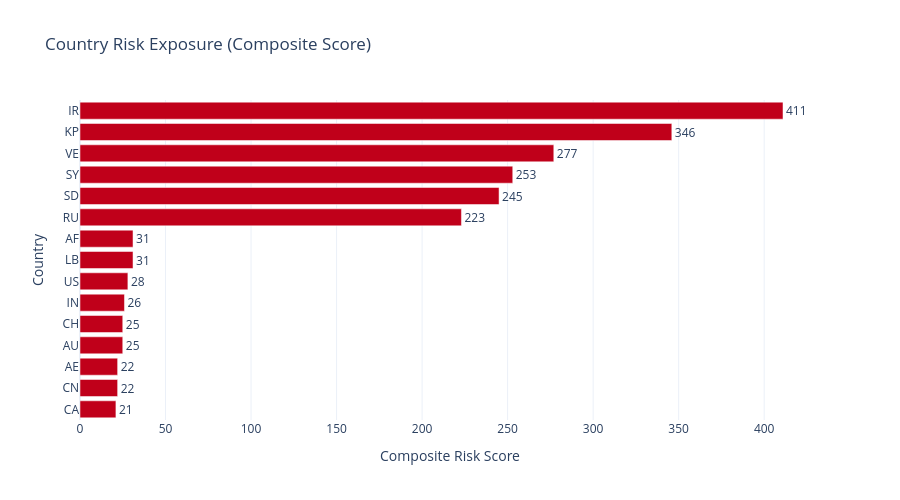

Notebook code for this chart:
### Code cell
# ── Plot 3: Top Countries by Composite Risk ───────────────────────
q3_top = q3.head(15).sort_values('composite_risk_score', ascending=True)
fig3 = go.Figure(go.Bar(
    y=q3_top['country'], x=q3_top['composite_risk_score'],
    orientation='h', marker_color='#C0001A',
    text=q3_top['composite_risk_score'].astype(int), textposition='outside'
))
fig3.update_layout(title='Country Risk Exposure (Composite Score)',
                   xaxis_title='Composite Risk Score', yaxis_title='Country',
                   template='plotly_white', height=500)
fig3.show()

### Figure 1 — Plotly figure (JSON) as saved in the notebook; plotly's stock layout.template omitted (floating-point values rounded to 4 significant figures)
{"data": [{"marker": {"color": "#C0001A"}, "orientation": "h", "text": [21.0, 22.0, 22.0, 25.0, 25.0, 26.0, 28.0, 31.0, 31.0, 223.0, 245.0, 253.0, 277.0, 346.0, 411.0], "textposition": "outside", "type": "bar", "x": [21.0, 22.0, 22.0, 25.0, 25.0, 26.0, 28.0, 31.0, 31.0, 223.0, 245.0, 253.0, 277.0, 346.0, 411.0], "y": ["CA", "CN", "AE", "AU", "CH", "IN", "US", "LB", "AF", "RU", "SD", "SY", "VE", "KP", "IR"]}], "layout": {"height": 500, "title": {"text": "Country Risk Exposure (Composite Score)"}, "xaxis": {"title": {"text": "Composite Risk Score"}}, "yaxis": {"title": {"text": "Country"}}}}
